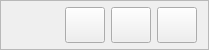
           <widget class="QFrame" name="topFrame">
            <property name="sizePolicy">
             <sizepolicy hsizetype="Preferred" vsizetype="Fixed">
              <horstretch>0</horstretch>
              <verstretch>0</verstretch>
             </sizepolicy>
            </property>
            <property name="minimumSize">
             <size>
              <width>0</width>
              <height>50</height>
             </size>
            </property>
            <property name="maximumSize">
             <size>
              <width>16777215</width>
              <height>50</height>
             </size>
            </property>
            <property name="styleSheet">
             <string notr="true">LtopFrameStyle</string>
            </property>
            <property name="frameShape">
             <enum>QFrame::StyledPanel</enum>
            </property>
            <property name="frameShadow">
             <enum>QFrame::Raised</enum>
            </property>
            <layout class="QHBoxLayout" name="horizontalLayout_14">
             <property name="topMargin">
              <number>6</number>
             </property>
             <property name="bottomMargin">
              <number>6</number>
             </property>
             <item>
              <spacer name="horizontalSpacer">
               <property name="orientation">
                <enum>Qt::Horizontal</enum>
               </property>
               <property name="sizeHint" stdset="0">
                <size>
                 <width>40</width>
                 <height>20</height>
                </size>
               </property>
              </spacer>
             </item>
             <item>
              <widget class="QLabel" name="logined_username_lbl">
               <property name="text">
                <string/>
               </property>
              </widget>
             </item>
             <item>
              <widget class="QPushButton" name="help_btn">
               <property name="sizePolicy">
                <sizepolicy hsizetype="Minimum" vsizetype="Minimum">
                 <horstretch>0</horstretch>
                 <verstretch>0</verstretch>
                </sizepolicy>
               </property>
               <property name="cursor">
                <cursorShape>PointingHandCursor</cursorShape>
               </property>
               <property name="text">
                <string/>
               </property>
               <property name="icon">
                <iconset>
                 <normaloff>assets/icons/help_icon.png</normaloff>assets/icons/help_icon.png</iconset>
               </property>
               <property name="iconSize">
                <size>
                 <width>22</width>
                 <height>22</height>
                </size>
               </property>
              </widget>
             </item>
             <item>
              <widget class="QPushButton" name="minimize_btn">
               <property name="sizePolicy">
                <sizepolicy hsizetype="Minimum" vsizetype="Minimum">
                 <horstretch>0</horstretch>
                 <verstretch>0</verstretch>
                </sizepolicy>
               </property>
               <property name="cursor">
                <cursorShape>PointingHandCursor</cursorShape>
               </property>
               <property name="text">
                <string/>
               </property>
               <property name="icon">
                <iconset>
                 <normaloff>assets/icons/minus_icon_black.png</normaloff>assets/icons/minus_icon_black.png</iconset>
               </property>
               <property name="iconSize">
                <size>
                 <width>20</width>
                 <height>20</height>
                </size>
               </property>
              </widget>
             </item>
             <item>
              <widget class="QPushButton" name="close_btn">
               <property name="sizePolicy">
                <sizepolicy hsizetype="Minimum" vsizetype="Minimum">
                 <horstretch>0</horstretch>
                 <verstretch>0</verstretch>
                </sizepolicy>
               </property>
               <property name="cursor">
                <cursorShape>PointingHandCursor</cursorShape>
               </property>
               <property name="text">
                <string/>
               </property>
               <property name="icon">
                <iconset>
                 <normaloff>assets/icons/close_icon.png</normaloff>assets/icons/close_icon.png</iconset>
               </property>
               <property name="iconSize">
                <size>
                 <width>18</width>
                 <height>18</height>
                </size>
               </property>
              </widget>
             </item>
            </layout>
           </widget>
